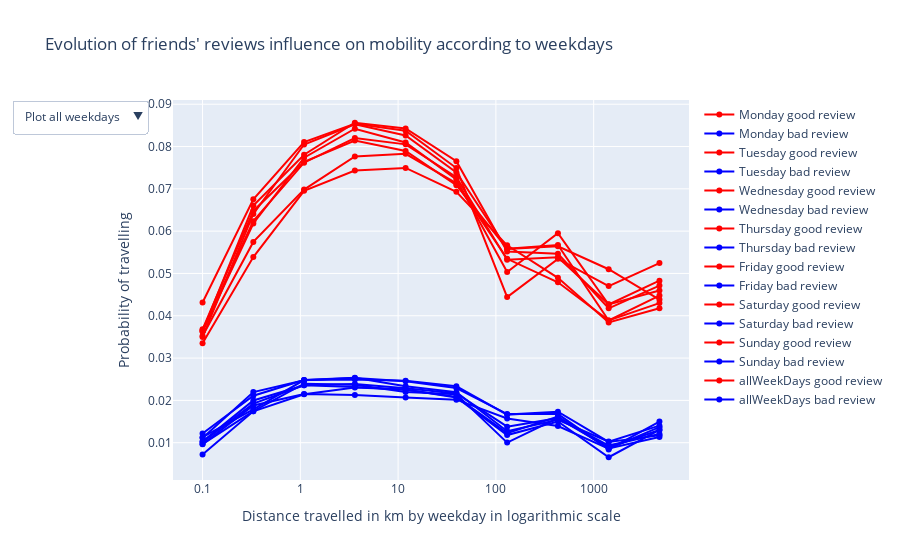

Source (notebook cell):
### Code cell
# Initialize figure
fig = go.Figure()

# Add Traces
for i in col_names:
    fig.add_trace(
    go.Scatter(x=bucket,
               y=df_good[i].values,
               name=i+" good review",
               line=dict(color="#FF0000")))
    fig.add_trace(
    go.Scatter(x=bucket,
               y=df_bad[i].values,
               name=i+" bad review",
               line=dict(color="#0000FF")))

# Add layout
fig.update_layout(
    updatemenus=[
        dict(
            active=0,
            buttons=list_dict(col_names,len(col_names)),
        )
    ])


# Define axies
fig.update_xaxes(title_text="Distance travelled in km by weekday in logarithmic scale", type="log")
fig.update_yaxes(title_text="Probability of travelling") 
# Set title
fig.update_layout(title_text="Evolution of friends' reviews influence on mobility according to weekdays")
fig.show()

### Figure 1 — Plotly figure (JSON) as saved in the notebook; plotly's stock layout.template omitted (floating-point values rounded to 4 significant figures)
{"data": [{"line": {"color": "#FF0000"}, "name": "Monday good review", "type": "scatter", "x": [0.1, 0.3305, 1.092, 3.611, 11.94, 39.45, 130.4, 431.0, 1425.0, 4709.0], "y": [0.0363, 0.06604, 0.07805, 0.08562, 0.08426, 0.07653, 0.05516, 0.05465, 0.04177, 0.04713]}, {"line": {"color": "#0000FF"}, "name": "Monday bad review", "type": "scatter", "x": [0.1, 0.3305, 1.092, 3.611, 11.94, 39.45, 130.4, 431.0, 1425.0, 4709.0], "y": [0.0113, 0.01787, 0.02481, 0.02492, 0.02461, 0.02333, 0.01664, 0.01733, 0.01018, 0.01173]}, {"line": {"color": "#FF0000"}, "name": "Tuesday good review", "type": "scatter", "x": [0.1, 0.3305, 1.092, 3.611, 11.94, 39.45, 130.4, 431.0, 1425.0, 4709.0], "y": [0.04313, 0.06754, 0.08105, 0.08539, 0.08375, 0.07491, 0.04441, 0.05345, 0.04702, 0.05245]}, {"line": {"color": "#0000FF"}, "name": "Tuesday bad review", "type": "scatter", "x": [0.1, 0.3305, 1.092, 3.611, 11.94, 39.45, 130.4, 431.0, 1425.0, 4709.0], "y": [0.01112, 0.02196, 0.02477, 0.02532, 0.02454, 0.02293, 0.01676, 0.01676, 0.008414, 0.01499]}, {"line": {"color": "#FF0000"}, "name": "Wednesday good review", "type": "scatter", "x": [0.1, 0.3305, 1.092, 3.611, 11.94, 39.45, 130.4, 431.0, 1425.0, 4709.0], "y": [0.03501, 0.06406, 0.08048, 0.08526, 0.0826, 0.07389, 0.05579, 0.05641, 0.05099, 0.04383]}, {"line": {"color": "#0000FF"}, "name": "Wednesday bad review", "type": "scatter", "x": [0.1, 0.3305, 1.092, 3.611, 11.94, 39.45, 130.4, 431.0, 1425.0, 4709.0], "y": [0.01218, 0.0211, 0.02483, 0.02533, 0.02334, 0.02191, 0.0127, 0.01541, 0.01027, 0.01403]}, {"line": {"color": "#FF0000"}, "name": "Thursday good review", "type": "scatter", "x": [0.1, 0.3305, 1.092, 3.611, 11.94, 39.45, 130.4, 431.0, 1425.0, 4709.0], "y": [0.03626, 0.06182, 0.07734, 0.0842, 0.08095, 0.07223, 0.05033, 0.0595, 0.04267, 0.0483]}, {"line": {"color": "#0000FF"}, "name": "Thursday bad review", "type": "scatter", "x": [0.1, 0.3305, 1.092, 3.611, 11.94, 39.45, 130.4, 431.0, 1425.0, 4709.0], "y": [0.00968, 0.01746, 0.02395, 0.02369, 0.02197, 0.02148, 0.01002, 0.01579, 0.009316, 0.01207]}, {"line": {"color": "#FF0000"}, "name": "Friday good review", "type": "scatter", "x": [0.1, 0.3305, 1.092, 3.611, 11.94, 39.45, 130.4, 431.0, 1425.0, 4709.0], "y": [0.03678, 0.06477, 0.07638, 0.0814, 0.07896, 0.07086, 0.05585, 0.05671, 0.03888, 0.04478]}, {"line": {"color": "#0000FF"}, "name": "Friday bad review", "type": "scatter", "x": [0.1, 0.3305, 1.092, 3.611, 11.94, 39.45, 130.4, 431.0, 1425.0, 4709.0], "y": [0.01025, 0.01998, 0.02355, 0.02319, 0.0225, 0.02083, 0.01227, 0.01617, 0.008661, 0.01136]}, {"line": {"color": "#FF0000"}, "name": "Saturday good review", "type": "scatter", "x": [0.1, 0.3305, 1.092, 3.611, 11.94, 39.45, 130.4, 431.0, 1425.0, 4709.0], "y": [0.03349, 0.05387, 0.06953, 0.07433, 0.07495, 0.06928, 0.05665, 0.04896, 0.03841, 0.04178]}, {"line": {"color": "#0000FF"}, "name": "Saturday bad review", "type": "scatter", "x": [0.1, 0.3305, 1.092, 3.611, 11.94, 39.45, 130.4, 431.0, 1425.0, 4709.0], "y": [0.009659, 0.0188, 0.02149, 0.0213, 0.02065, 0.02018, 0.01573, 0.01393, 0.008612, 0.01367]}, {"line": {"color": "#FF0000"}, "name": "Sunday good review", "type": "scatter", "x": [0.1, 0.3305, 1.092, 3.611, 11.94, 39.45, 130.4, 431.0, 1425.0, 4709.0], "y": [0.03521, 0.05745, 0.06983, 0.07765, 0.07828, 0.07129, 0.05346, 0.04791, 0.0389, 0.04299]}, {"line": {"color": "#0000FF"}, "name": "Sunday bad review", "type": "scatter", "x": [0.1, 0.3305, 1.092, 3.611, 11.94, 39.45, 130.4, 431.0, 1425.0, 4709.0], "y": [0.007192, 0.01742, 0.02146, 0.02306, 0.02256, 0.02069, 0.0118, 0.015, 0.006561, 0.01304]}, {"line": {"color": "#FF0000"}, "name": "allWeekDays good review", "type": "scatter", "x": [0.1, 0.3305, 1.092, 3.611, 11.94, 39.45, 130.4, 431.0, 1425.0, 4709.0], "y": [0.03661, 0.06236, 0.07618, 0.08199, 0.08051, 0.07273, 0.05324, 0.05381, 0.0427, 0.04596]}, {"line": {"color": "#0000FF"}, "name": "allWeekDays bad review", "type": "scatter", "x": [0.1, 0.3305, 1.092, 3.611, 11.94, 39.45, 130.4, 431.0, 1425.0, 4709.0], "y": [0.0102, 0.01924, 0.02358, 0.02385, 0.02289, 0.02162, 0.01378, 0.0158, 0.008853, 0.013]}], "layout": {"title": {"text": "Evolution of friends' reviews influence on mobility according to weekdays"}, "updatemenus": [{"active": 0, "buttons": [{"args": [{"visible": [1, 1, 1, 1, 1, 1, 1, 1]}, {"title": "Plot all weekdays"}], "label": "Plot all weekdays", "method": "update"}, {"args": [{"visible": [true, true, false, false, false, false, false, false, false, false, false, false, false, false, false, false]}, {"title": "Monday"}], "label": "Monday", "method": "update"}, {"args": [{"visible": [false, false, true, true, false, false, false, false, false, false, false, false, false, false, false, false]}, {"title": "Tuesday"}], "label": "Tuesday", "method": "update"}, {"args": [{"visible": [false, false, false, false, true, true, false, false, false, false, false, false, false, false, false, false]}, {"title": "Wednesday"}], "label": "Wednesday", "method": "update"}, {"args": [{"visible": [false, false, false, false, false, false, true, true, false, false, false, false, false, false, false, false]}, {"title": "Thursday"}], "label": "Thursday", "method": "update"}, {"args": [{"visible": [false, false, false, false, false, false, false, false, true, true, false, false, false, false, false, false]}, {"title": "Friday"}], "label": "Friday", "method": "update"}, {"args": [{"visible": [false, false, false, false, false, false, false, false, false, false, true, true, false, false, false, false]}, {"title": "Saturday"}], "label": "Saturday", "method": "update"}, {"args": [{"visible": [false, false, false, false, false, false, false, false, false, false, false, false, true, true, false, false]}, {"title": "Sunday"}], "label": "Sunday", "method": "update"}, {"args": [{"visible": [false, false, false, false, false, false, false, false, false, false, false, false, false, false, true, true]}, {"title": "allWeekDays"}], "label": "allWeekDays", "method": "update"}]}], "xaxis": {"title": {"text": "Distance travelled in km by weekday in logarithmic scale"}, "type": "log"}, "yaxis": {"title": {"text": "Probability of travelling"}}}}
